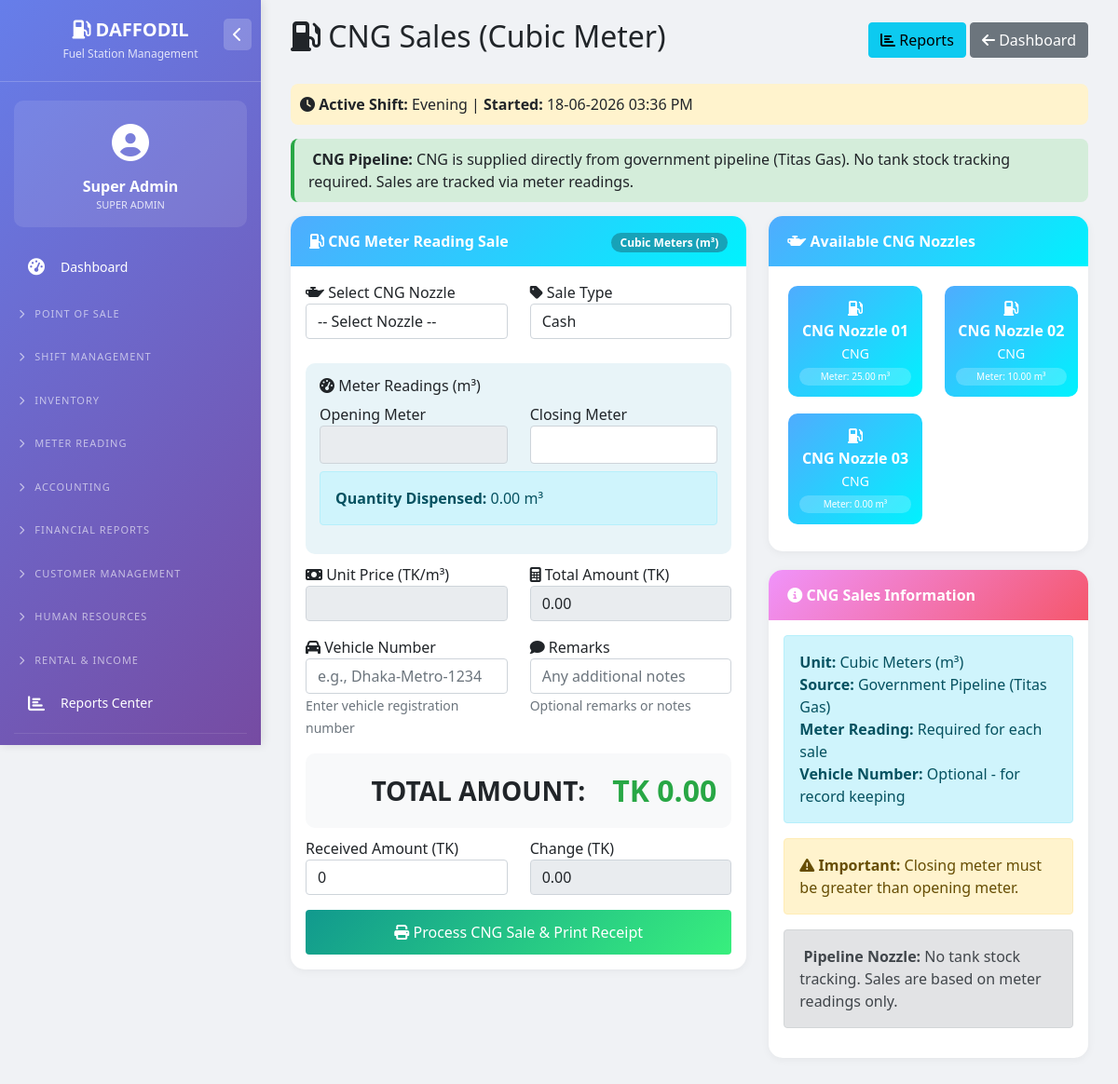
The page /cng_sales.php (signed in) on the database as committed earlier.
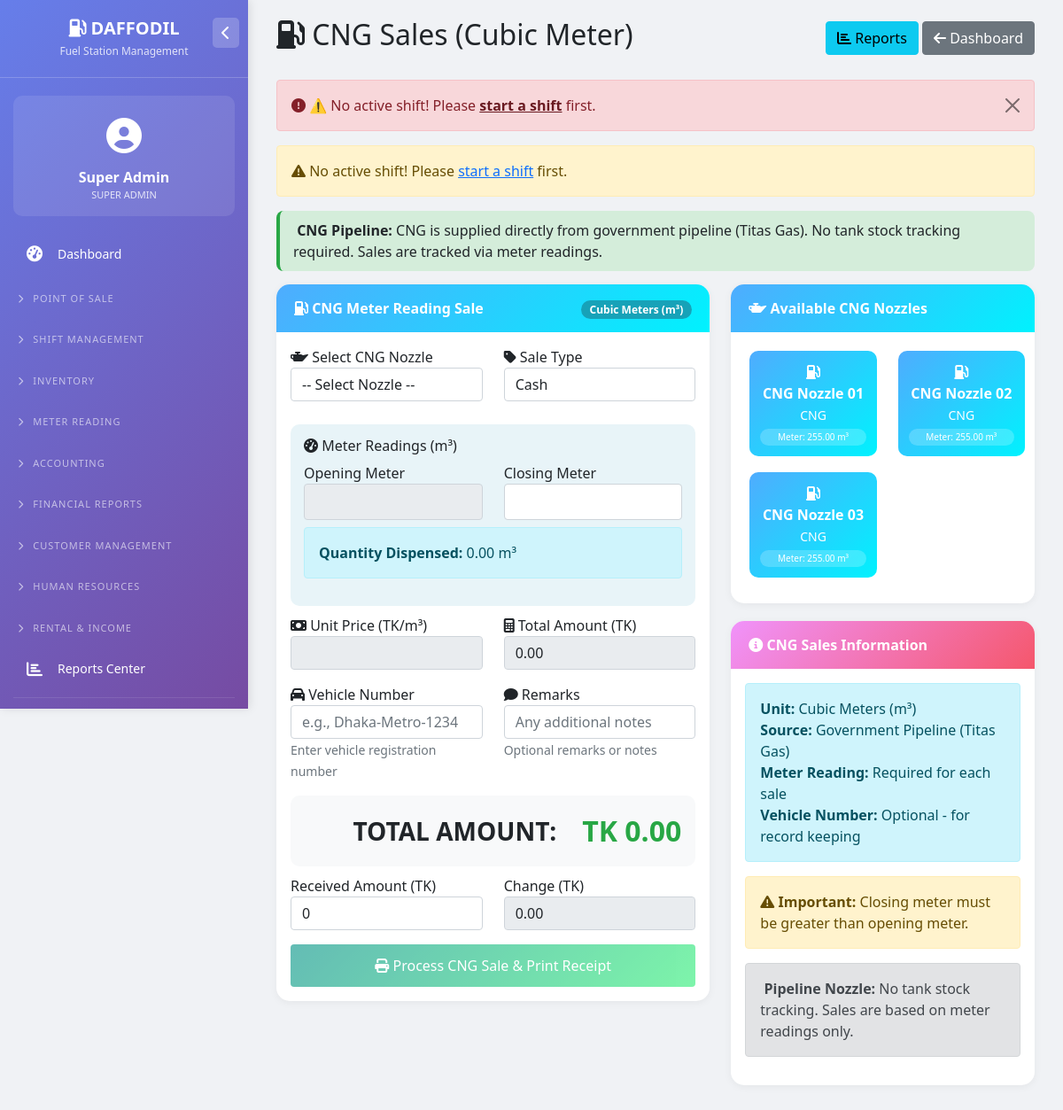
The same page on the database as committed later.
### tables this page shows
CREATE TABLE `shift_closing` (
  `id` int(11) NOT NULL,
  `shift_id` int(11) NOT NULL,
  `shift_date` date NOT NULL,
  `opening_time` datetime DEFAULT NULL,
  `closing_time` datetime DEFAULT NULL,
  `opened_by` int(11) DEFAULT NULL,
  `closed_by` int(11) DEFAULT NULL,
  `total_cash_sales` decimal(15,2) DEFAULT 0.00,
  `total_credit_sales` decimal(15,2) DEFAULT 0.00,
  `total_advance_sales` decimal(15,2) DEFAULT 0.00,
  `total_gas_sales` decimal(15,2) DEFAULT 0.00,
  `total_liquid_sales` decimal(12,2) DEFAULT 0.00,
  `total_cng_sales` decimal(12,2) DEFAULT 0.00,
  `total_all_sales` decimal(12,2) DEFAULT 0.00,
  `total_receipts` decimal(15,2) DEFAULT 0.00,
  `total_payments` decimal(15,2) DEFAULT 0.00,
  `net_cash` decimal(15,2) DEFAULT 0.00,
  `notes` text DEFAULT NULL,
  `closing_notes` text DEFAULT NULL,
  `status` enum('open','closed','verified') DEFAULT 'open',
  `closed_at` timestamp NULL DEFAULT NULL,
  `opening_cash` decimal(15,2) DEFAULT 0.00,
  `opening_plc_count` decimal(15,2) DEFAULT 0.00,
  `closing_plc_count` decimal(15,2) DEFAULT 0.00,
  `plc_difference` decimal(15,2) DEFAULT 0.00
);

CREATE TABLE `shift_schedule` (
  `id` int(11) NOT NULL,
  `shift_name` varchar(50) NOT NULL,
  `start_time` time NOT NULL,
  `end_time` time NOT NULL,
  `is_active` tinyint(1) DEFAULT 1,
  `created_at` timestamp NOT NULL DEFAULT current_timestamp()
);

CREATE TABLE `nozzles` (
  `id` int(11) NOT NULL,
  `nozzle_name` varchar(50) NOT NULL,
  `tank_id` int(11) DEFAULT NULL,
  `product_id` int(11) DEFAULT NULL,
  `opening_meter` decimal(10,2) DEFAULT 0.00,
  `closing_meter` decimal(10,2) DEFAULT 0.00,
  `is_active` tinyint(1) DEFAULT 1,
  `is_pipeline` tinyint(1) DEFAULT 0,
  `pipeline_source` varchar(100) DEFAULT 'Titas Gas',
  `unit_type` enum('liters','cubic_meters','kilograms') DEFAULT 'liters',
  `meter_type` enum('liters','units') DEFAULT 'liters',
  `last_meter_reading` decimal(10,2) DEFAULT 0.00
);

CREATE TABLE `fuel_products` (
  `id` int(11) NOT NULL,
  `product_name` enum('Diesel','Petrol','Octane','CNG','LPG','Natural Gas') NOT NULL,
  `product_code` varchar(50) DEFAULT NULL,
  `unit_price` decimal(10,2) NOT NULL,
  `purchase_rate` decimal(10,2) NOT NULL,
  `vat_percentage` decimal(5,2) DEFAULT 0.00,
  `tax_percentage` decimal(5,2) DEFAULT 0.00,
  `is_active` tinyint(1) DEFAULT 1,
  `unit_type` enum('liters','cubic_meters','kilograms') DEFAULT 'liters',
  `conversion_rate` decimal(10,4) DEFAULT 1.0000
);

### cng_sales.php (the view, shortened to what the changed rows need)
<?php
require_once 'config/database.php';
$error = '';
$stmt = $pdo->query("
    SELECT sc.*, sh.shift_name
    FROM shift_closing sc
    JOIN shift_schedule sh ON sc.shift_id = sh.id
    WHERE sc.status = 'open'
    ORDER BY sc.id DESC
    LIMIT 1
");
$active_shift = $stmt->fetch();
if(!$active_shift) {
    $error = "⚠️ No active shift! Please <a href='shift_closing.php' class='alert-link'>start a shift</a> first.";
}
$cng_nozzles = $pdo->query("
    SELECT
        n.*,
        p.product_name,
        p.unit_price
    FROM nozzles n
    JOIN fuel_products p ON n.product_id = p.id
    WHERE p.product_name IN ('CNG', 'Natural Gas')
    AND n.is_active = 1
    AND n.is_pipeline = 1
    ORDER BY n.nozzle_name
")->fetchAll();
?>
<!DOCTYPE html>
<html lang="en">
<head>
    <link href="https://cdn.jsdelivr.net/npm/bootstrap@5.1.3/dist/css/bootstrap.min.css" rel="stylesheet">
    <link rel="stylesheet" href="https://cdnjs.cloudflare.com/ajax/libs/font-awesome/6.4.0/css/all.min.css">
</head>
<body>
    <?php include 'left_menu.php'; ?>
    <div class="main-content">
        <div class="container-fluid">
            <div class="d-flex justify-content-between align-items-center mb-4">
                <h2><i class="fas fa-gas-pump"></i> CNG Sales (Cubic Meter)</h2>
                <div>
                </div>
            </div>
            <?php if($error): ?>
                <div class="alert alert-danger alert-dismissible fade show">
                    <i class="fas fa-exclamation-circle"></i> <?php echo $error; ?>
                    <button type="button" class="btn-close" data-bs-dismiss="alert"></button>
                </div>
            <?php endif; ?>
            <?php if($active_shift): ?>
            <div class="shift-info">
                <i class="fas fa-clock"></i>
                <strong>Active Shift:</strong> <?php echo $active_shift['shift_name']; ?> |
                <strong>Started:</strong> <?php echo date('d-m-Y h:i A', strtotime($active_shift['opening_time'])); ?>
            </div>
            <?php else: ?>
            <div class="alert alert-warning">
                <i class="fas fa-exclamation-triangle"></i>
                No active shift! Please <a href="shift_closing.php">start a shift</a> first.
            </div>
            <?php endif; ?>
            <div class="pipeline-info">
                <strong>CNG Pipeline:</strong> CNG is supplied directly from government pipeline (Titas Gas).
                No tank stock tracking required. Sales are tracked via meter readings.
            </div>
            <div class="row">
                <div class="col-md-7">
                </div>
                <div class="col-md-5">
                    <div class="cng-card">
                        <div class="card-body p-3">
                            <div class="row">
                                <?php foreach($cng_nozzles as $nozzle): ?>
                                    <div class="col-6 mb-2">
                                        <button type="button" class="nozzle-btn quick-nozzle"
                                                data-id="<?php echo $nozzle['id']; ?>"
                                                data-product-id="<?php echo $nozzle['product_id']; ?>"
                                                data-price="<?php echo $nozzle['unit_price']; ?>"
                                                data-current-meter="<?php echo $nozzle['closing_meter'] ?? 0; ?>"
                                                data-nozzle-name="<?php echo $nozzle['nozzle_name']; ?>">
                                            <i class="fas fa-gas-pump"></i><br>
                                            <strong><?php echo htmlspecialchars($nozzle['nozzle_name']); ?></strong><br>
                                            <small><?php echo $nozzle['product_name']; ?></small>
                                            <span class="d-block mt-1" style="font-size:10px; background:rgba(255,255,255,0.2); padding:2px 6px; border-radius:12px;">
                                                Meter: <?php echo number_format($nozzle['closing_meter'] ?? 0, 2); ?> m³
                                            </span>
                                        </button>
                                    </div>
                                <?php endforeach; ?>
                            </div>
                        </div>
                    </div>
                </div>
            </div>
        </div>
    </div>
</body>
</html>

Rows that differ between the two databases and show on the page:
no longer on this page (row edited): shift_closing: shift_schedule.shift_name "Evening", opening_time "18-06-2026 03:36 PM"
changed nozzles "CNG Nozzle 01": closing_meter "25.00" → "255.00"
changed nozzles "CNG Nozzle 02": closing_meter "10.00" → "255.00"
changed nozzles "CNG Nozzle 03": closing_meter "0.00" → "255.00"
Other text that changed with them:
text no longer shown: "Active Shift: | Started:"
text now shown: "⚠️ No active shift! Please start a shift first. No active shift! Please start a shift first."
